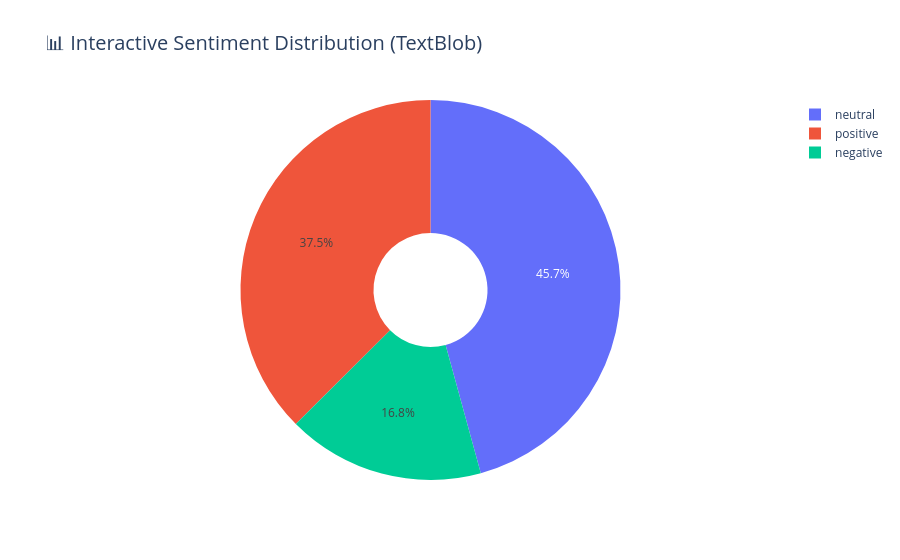

Notebook source saved alongside this figure:
### Markdown cell above
# 10. INTERACTIVE PLOTLY VISUALIZATIONS (BONUS)

### Code cell
# 📦 Imports
import pandas as pd
import plotly.graph_objects as go

# 📊 Create and display interactive sentiment dashboard
def create_interactive_dashboard(df):
    """Create interactive Plotly dashboard for sentiment analysis"""

    # Ensure 'date' is datetime
    df['date'] = pd.to_datetime(df['date'])

    # ✅ PIE CHART: Sentiment Distribution (TextBlob)
    sentiment_counts = df['textblob_sentiment'].value_counts()
    fig1 = go.Figure(data=[go.Pie(
        labels=sentiment_counts.index,
        values=sentiment_counts.values,
        hole=0.3,
        hoverinfo='label+percent+value'
    )])
    fig1.update_layout(
        title="📊 Interactive Sentiment Distribution (TextBlob)",
        title_font_size=20
    )
    fig1.show()

    # ✅ TIMELINE: Sentiment Over Time
    timeline_data = df.groupby(['date', 'textblob_sentiment']).size().unstack(fill_value=0).reset_index()
    fig2 = go.Figure()
    for sentiment in ['positive', 'negative', 'neutral']:
        if sentiment in timeline_data.columns:
            fig2.add_trace(go.Scatter(
                x=timeline_data['date'],
                y=timeline_data[sentiment],
                mode='lines+markers',
                name=sentiment.capitalize()
            ))
    fig2.update_layout(
        title="📈 Sentiment Timeline (Daily Counts)",
        xaxis_title="Date",
        yaxis_title="Number of Posts",
        xaxis=dict(rangeslider=dict(visible=True)),
        title_font_size=20
    )
    fig2.show()

# 🚀 Run it (make sure df is already available and analyzed)
create_interactive_dashboard(df)

### Figure 1 — Plotly figure (JSON) as saved in the notebook; plotly's stock layout.template omitted (floating-point values rounded to 4 significant figures)
{"data": [{"hole": 0.3, "hoverinfo": "label+percent+value", "labels": ["neutral", "positive", "negative"], "type": "pie", "values": [731762, 599421, 268817]}], "layout": {"title": {"font": {"size": 20}, "text": "📊 Interactive Sentiment Distribution (TextBlob)"}}}
